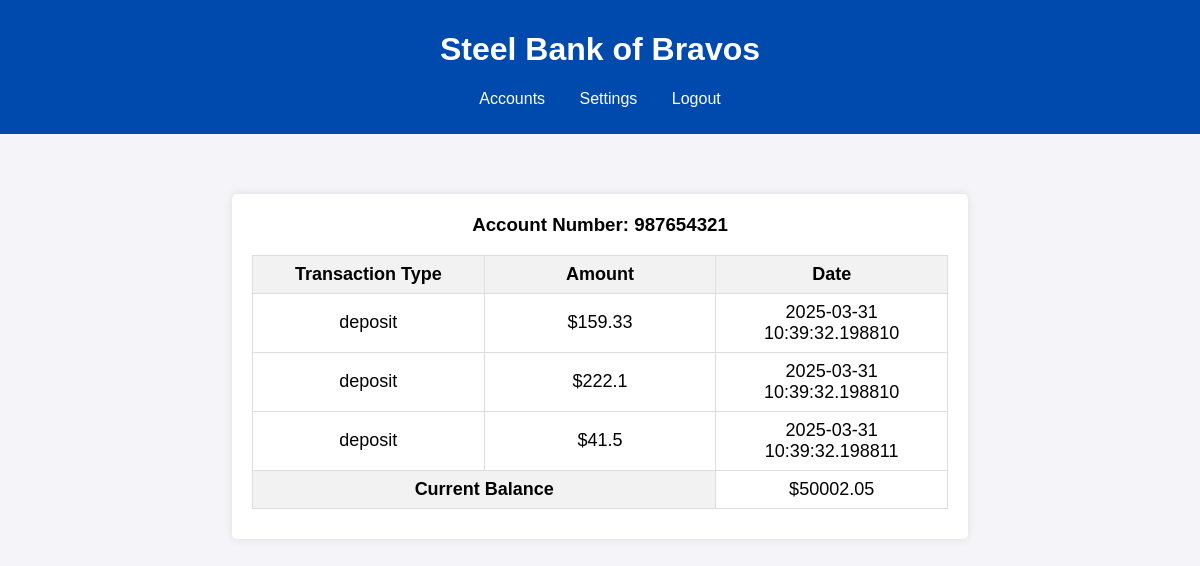
Screenshot of /accounts/987654321 (signed in) with the database file from the repository.
### app/models.py (models this page shows)
class Accounts(db.Model):
    __tablename__ = 'Accounts'
    id = db.Column(db.Integer, primary_key=True, autoincrement=True)
    user_id = db.Column(db.Integer, db.ForeignKey("User.id"))
    acc_type = db.Column(db.String, nullable=False)
    number = db.Column(db.String, unique=True, nullable=False)
    balance = db.Column(db.Float, nullable=False)

class Transactions(db.Model):
    __tablename__ = 'Transactions'
    id = db.Column(db.Integer, primary_key=True, autoincrement=True)
    acc_id = db.Column(db.Integer, db.ForeignKey("Accounts.id"))
    trans_type = db.Column(db.String, nullable=False)
    amount = db.Column(db.Float, nullable=False)
    date = db.Column(db.DateTime, nullable=False)

### app/auth/auth.py (the view)
@auth.route("/accounts", methods=["GET","POST"],defaults={'acc_num':None})
@auth.route("/accounts/<path:acc_num>", methods=["GET","POST"])
@login_required
def accounts(acc_num):
    if acc_num == None:
        accs = Accounts.query.filter_by(user_id=current_user.id).all()
        return render_template("accounts.html",accs=accs)
    else:
        cur_acc = Accounts.query.filter_by(user_id=current_user.id, number=acc_num).first()
        if cur_acc == None:
            flash("Account not found.")
            return redirect(url_for("auth.accounts"))
        acc_trans = Transactions.query.filter_by(acc_id=cur_acc.id).all()
        return render_template("accounts.html",acc=cur_acc, trans=acc_trans)

### app/templates/accounts.html (shortened to what this page needs)
{% extends "base.html" %}
{% block content %}
{% if accs %}
<main>
    <h2 class="welcome">Welcome {{current_user.first_name}}!</h2>
    <section id="accounts">
        <h3>Accounts Overview</h3>
        <table id="account-table">
        <thead>
            <tr>
                <th>Account Type</th>
                <th>Account Number</th>
                <th>Balance</th>
            </tr>
        </thead>
        <tbody>
            {% if accs == None %}
                <tr>
                    <td colspan="3">No accounts found for user</td>
                </tr>
            {% else %}
                {% for acc in accs %}
                    <tr>
                        <td>{{acc.acc_type}}</td>
                        <td><a href="{{ url_for('auth.accounts',acc_num=acc.number)}}">{{acc.number}}</a></td>
                        <td>${{acc.balance}}</td>
                    </tr>
                {% endfor %}
            {% endif %}
        <tbody>
        </table>
    </section>
</main>
{% elif trans %}
<main class="trans">
    <section id="transaction">
        <h3>Account Number:  {{acc.number}}</h3>
        <table id="trans-table">
        <thead>
            <tr>
                <th>Transaction Type</th>
                <th>Amount</th>
                <th>Date</th>
            </tr>
        </thead>
        <tbody>
            {% if trans == None %}
                <tr>
                    <td colspan="3">No transactions found for this account</td>
                </tr>
            {% else %}
                {% for t in trans %}
                    <tr>
                        <td>{{t.trans_type}}</td>
                        <td>${{t.amount}}</td>
                        <td>{{t.date}}</td>
                    </tr>
                {% endfor %}
            {% endif %}
        </tbody>
        <tfoot>
            <tr>
                <th colspan=2>Current Balance</th>
                <td>${{acc.balance}}</td>
            </tr>
        </tfoot>
        </table>
    </section>
</main>
{% else %}
<main class="trans">No account information present</main>
{% endif %}
{% endblock %}

### app/static/css/base.css (style rules this page uses)
body { font-family: Arial, sans-serif; margin: 0; padding: 0; background-color: #f4f4f9; }
h3 { margin-top:0; }
main.trans { padding: 20px 20px 0 20px; display: flex; justify-content: center; align-items: center; }
#transaction { width: 60%; margin: 40px; background-color: white; padding: 20px; border-radius: 5px; box-shadow: 0 0 10px rgba(0, 0, 0, 0.1); }
#trans-table { width:100%; border-collapse: collapse; margin: 10px 0; }
#trans-table th, #trans-table td { font-size: 18px; width: 33%; border: 1px solid #ddd; padding: 8px; text-align: center; }
#trans-table th { background-color: #f2f2f2; }

### rows the page displays
Accounts: number "987654321", balance "50002.05"
Transactions: trans_type "deposit", amount "159.33", date "2025-03-31 10:39:32.198810"
Transactions: trans_type "deposit", amount "222.1", date "2025-03-31 10:39:32.198810"
Transactions: trans_type "deposit", amount "41.5", date "2025-03-31 10:39:32.198811"
